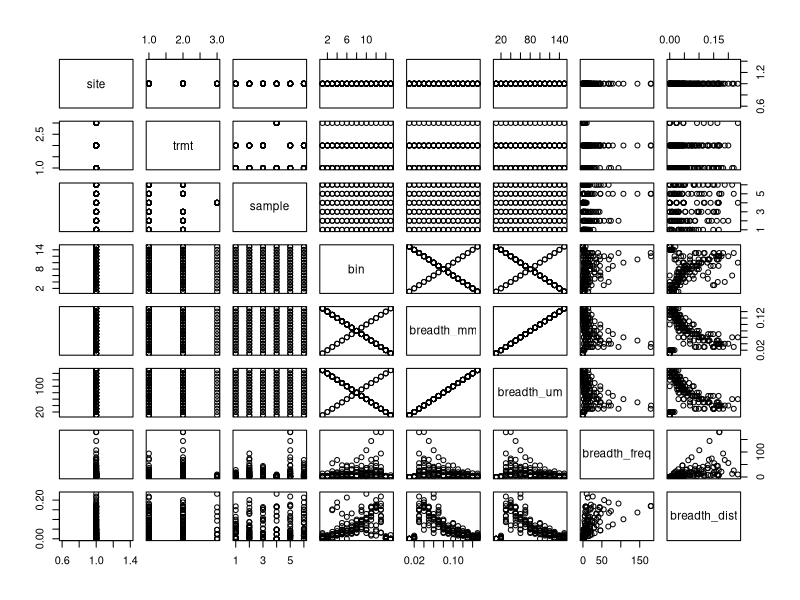
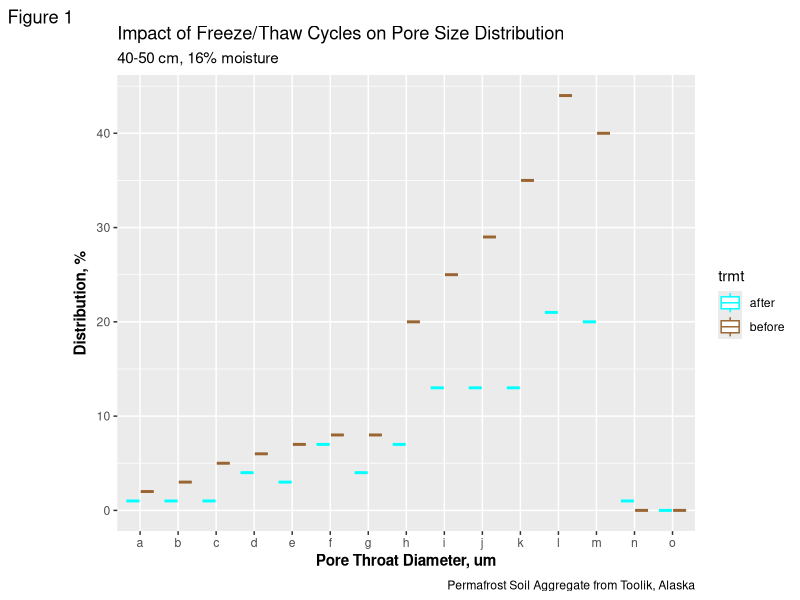
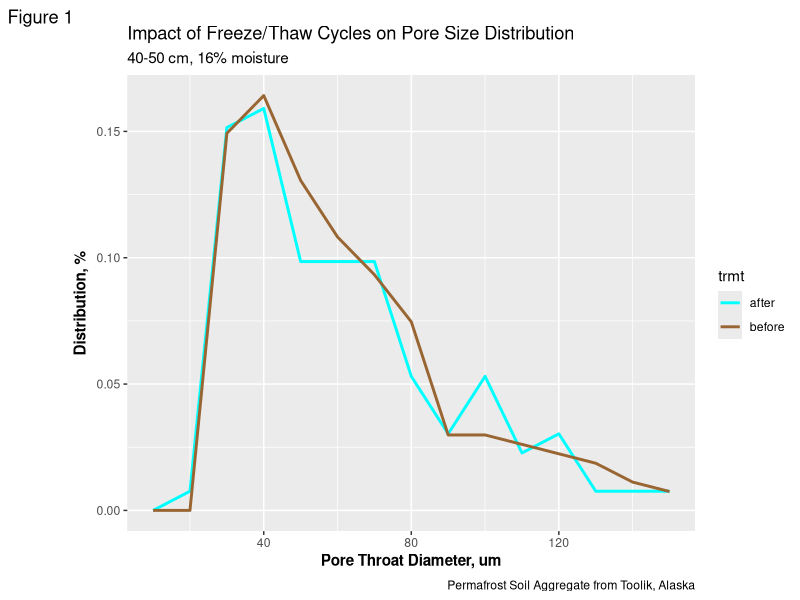

R code for these plots, in order: (Note: this script raises an error after producing the figures.)
# Erin Rooney
# August 3 2020
# Pore throat statistics

breadthdata_csv = read.csv("processed/ftc_porethroatdist_july312020_2.csv") 
plot(breadthdata_csv)
rep_1 = breadthdata_csv[breadthdata_csv$sample=="40_50_16",]

tool = breadthdata_csv[breadthdata_csv$site=="tool,"]
breadth_freq = breadthdata_csv$"breadth_freq"
trmt = breadthdata_csv$"trmt"
bin = breadthdata_csv$"bin"


################

#breadth_aov1 = aov("breadth_dist" ~ "trmt" * "bin", data = tool)
#summary(breadth_aov1)


breadth.aov1 <- aov(breadth_freq ~ trmt, data = tool)
summary.aov(breadth.aov1)


breadth.aov1 <- aov(breadth_freq ~ trmt * bin, data = tool)
summary.aov(breadth.aov1)

breadth.aov1 <- aov(breadth_freq ~ bin + trmt, data = tool)
summary.aov(breadth.aov1)

################

library(ggplot2)

################

p = ggplot(rep_1, aes(x = bin, y=breadth_freq, color = trmt))+
  geom_boxplot()+
  #geom_density(adjust=0.5)+
  
  labs (title = "Impact of Freeze/Thaw Cycles on Pore Size Distribution",
        subtitle = "40-50 cm, 16% moisture",
        caption = "Permafrost Soil Aggregate from Toolik, Alaska",
        tag = "Figure 1",
        x = expression (bold ("Pore Throat Diameter, um")),
        y = expression (bold ("Distribution, %")))

p + scale_color_manual(values=c("#00FFFF", "#996633"))




##############

p = ggplot(rep_1, aes(x = breadth_um, y=breadth_dist, color = trmt ))+
  geom_line(size = 1)+
  #geom_density(adjust=0.5)+
  
  labs (title = "Impact of Freeze/Thaw Cycles on Pore Size Distribution",
        subtitle = "40-50 cm, 16% moisture",
        caption = "Permafrost Soil Aggregate from Toolik, Alaska",
        tag = "Figure 1",
        x = expression (bold ("Pore Throat Diameter, um")),
        y = expression (bold ("Distribution, %")))

p + scale_color_manual(values=c("#00FFFF", "#996633"))

###################

library(tidyr)

bindat_aov1 = aov(data = tool, "breadth_dist" ~ "trmt")
summary(bindat_aov1)

bindat_aov1 = aov("breadth_dist" ~ "trmt", data = tool)
summary(bindat_aov1)

aov()


###############

rep_2 = breadthdata_csv[breadthdata_csv$sample=="40_50_28",]

p = ggplot(rep_2, aes(x = breadth_um, y=breadth_dist, color = trmt ))+
  geom_line(size = 1)+
  #geom_density(adjust=0.5)+
  
  labs (title = "Impact of Freeze/Thaw Cycles on Pore Size Distribution",
        subtitle = "40-50 cm, 28% moisture",
        caption = "Permafrost Soil Aggregate from Toolik, Alaska",
        tag = "Figure 2",
        x = expression (bold ("Pore Throat Diameter, um")),
        y = expression (bold ("Distribution, %")))

p + scale_color_manual(values=c("#00FFFF", "#996633"))


###############

rep_3 = breadthdata_csv[breadthdata_csv$sample=="28_38_28",]

p = ggplot(rep_3, aes(x = breadth_um, y=breadth_dist, color = trmt ))+
  geom_line(size = 1)+
  #geom_density(adjust=0.5)+
  
  labs (title = "Impact of Freeze/Thaw Cycles on Pore Size Distribution",
        subtitle = "28-38 cm, 28% moisture",
        caption = "Permafrost Soil Aggregate from Toolik, Alaska",
        tag = "Figure 3",
        x = expression (bold ("Pore Throat Diameter, um")),
        y = expression (bold ("Distribution, %")))


p + scale_color_manual(values=c("#00FFFF", "#996633"))

###################

rep_4 = breadthdata_csv[breadthdata_csv$sample=="28_38_12",]

p = ggplot(rep_4, aes(x = breadth_um, y=breadth_dist, color = trmt ))+
  geom_line(size = 1)+
  #geom_density(adjust=0.5)+
  
  labs (title = "Impact of Freeze/Thaw Cycles on Pore Size Distribution",
        subtitle = "28-38 cm, 16% moisture",
        caption = "Permafrost Soil Aggregate from Toolik, Alaska",
        tag = "Figure 4",
        x = expression (bold ("Pore Throat Diameter, um")),
        y = expression (bold ("Distribution, %")))

p + scale_color_manual(values=c("#00FFFF", "#996633"))


###################

rep_5 = breadthdata_csv[breadthdata_csv$sample=="41_50_16",]

p = ggplot(rep_5, aes(x = breadth_um, y=breadth_dist, color = trmt))+
  geom_line(size = 1)+
  #geom_density(adjust=0.5)+
  
  labs (title = "Impact of Freeze/Thaw Cycles on Pore Size Distribution",
        subtitle = "41-50 cm, 16% moisture",
        caption = "Permafrost Soil Aggregate from Toolik, Alaska",
        tag = "Figure 5",
        x = expression (bold ("Pore Throat Diameter, um")),
        y = expression (bold ("Distribution, %")))

p + scale_color_manual(values=c("#00FFFF", "#996633"))


####################

rep_6 = breadthdata_csv[breadthdata_csv$sample=="41_50_28",]

p = ggplot(rep_6, aes(x = breadth_um, y=breadth_dist, color = trmt))+
  geom_line(size = 1)+
  #geom_density(adjust=0.5)+
  
  labs (title = "Impact of Freeze/Thaw Cycles on Pore Size Distribution",
        subtitle = "41-50 cm, 28% moisture",
        caption = "Permafrost Soil Aggregate from Toolik, Alaska",
        tag = "Figure 6",
        x = expression (bold ("Pore Throat Diameter, um")),
        y = expression (bold ("Distribution, %")))

p + scale_color_manual(values=c("#00FFFF", "#996633"))

